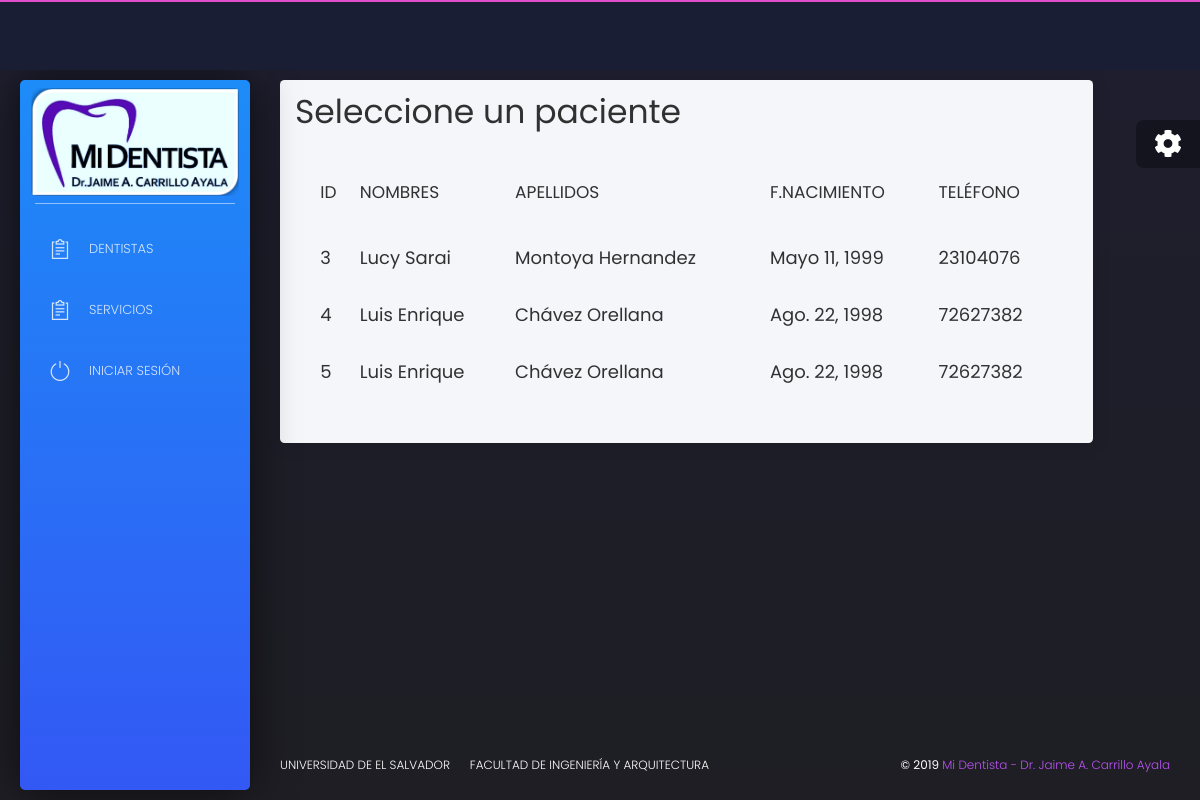
Before: /core/pacientes3 with the older database file.
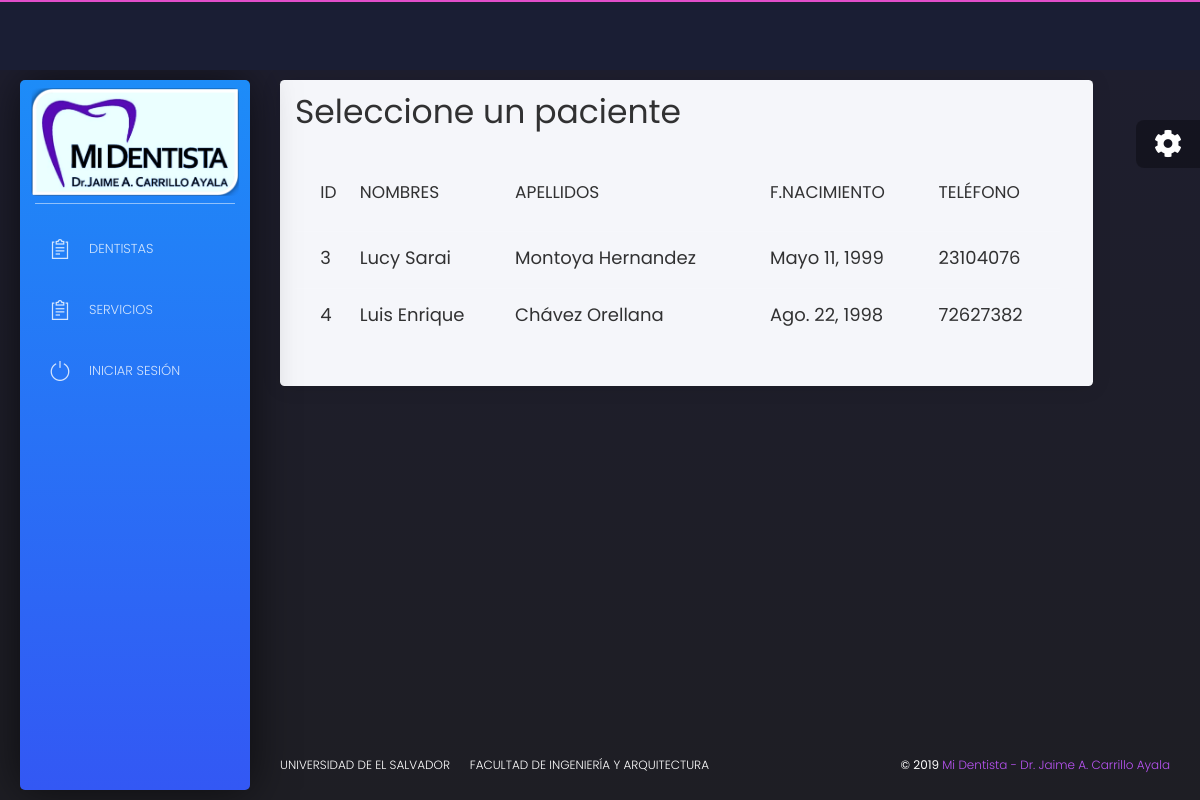
After: the same page with the newer database file.
### core/models.py (models this page shows, shortened)
class Paciente(models.Model):
    id = models.AutoField(primary_key=True)
    nombres = models.CharField(max_length=64)
    apellidos = models.CharField(max_length=64)
    nacimiento = models.DateField()
    telefono = models.CharField(max_length=8)
    foto = models.ImageField(upload_to='patient/%Y/%m/%D/', null=True, blank=True)
    edad = models.IntegerField(default=0)
    alergias = models.ManyToManyField(Medicamento,  blank=True)
    correo = models.EmailField(blank=True, null=True)

### core/views.py (the view)
# urls.py: path('pacientes3', PacienteList3.as_view(), name = 'pacientes3'),
class PacienteList3(LoginRequiredMixin, ListView):
    model = Paciente
    template_name = 'core/paciente3_list.html'

### core/templates/core/paciente3_list.html (shortened to what this page needs)
{% extends 'core/base.html' %}
{% load static %}
{% block content %}
<div class="content">
    <div class="row">
        <div class="col-md-11">
			    <div class="card white-content">
            <div class="card-header">
                <h1>Seleccione un paciente</h1>
            </div>
				    <div class="card-body">
					    <div class="table-responsive">
                <table class="table tablesorter " id="">
                  <thead class=" text-primary">
                      <th>
                      </th>
                      <th>
                        <h4>Id</h4>
                      </th>
                      <th>
                        <h4>Nombres</h4>
                      </th>
                       <th>
                        <h4>Apellidos</h4>
                      </th>
                       <th>
                        <h4>F.Nacimiento</h4>
                      </th>
                       <th>
                        <h4>Teléfono</h4>
                      </th>
                      <th>
                      </th>
                  </thead>
                  <tbody>
                    {% for paciente in paciente_list|dictsort:'id' %}
                      <tr id={{paciente.id}} onMouseOver="ResaltarFila({{paciente.id}});" onMouseOut="RestablecerFila({{paciente.id}}, '')" onClick="CrearEnlace('{% url 'core:expediente' paciente.id|slugify %}');">
                            <td>
                            </td>
                            <td >
                              <p><b><font size="4">{{paciente.id}}</font></b></p>
                            </td>
                            <td >
                              <p><b><font size="4">{{paciente.nombres}}</font></b></p>
                            </td>
                            <td >
                              <p><b><font size="4">{{paciente.apellidos}}</font></b></p>
                            </td>
                            <td >
                              <p><b><font size="4">{{paciente.nacimiento}}</font></b></p>
                            </td>
                            <td >
                              <p><b><font size="4">{{paciente.telefono}}</font></b></p>
                            </td>
							        </tr>
                    {% endfor %}
                  </tbody>
                </table>
				      </div>
			      </div>
	        </div>
	      </div>
      </div>
    </div>
{% endblock %}

Changed rows visible on the page:
removed Paciente: id "5", nombres "Luis Enrique", apellidos "Chávez Orellana", nacimiento "Ago. 22, 1998", telefono "72627382"
